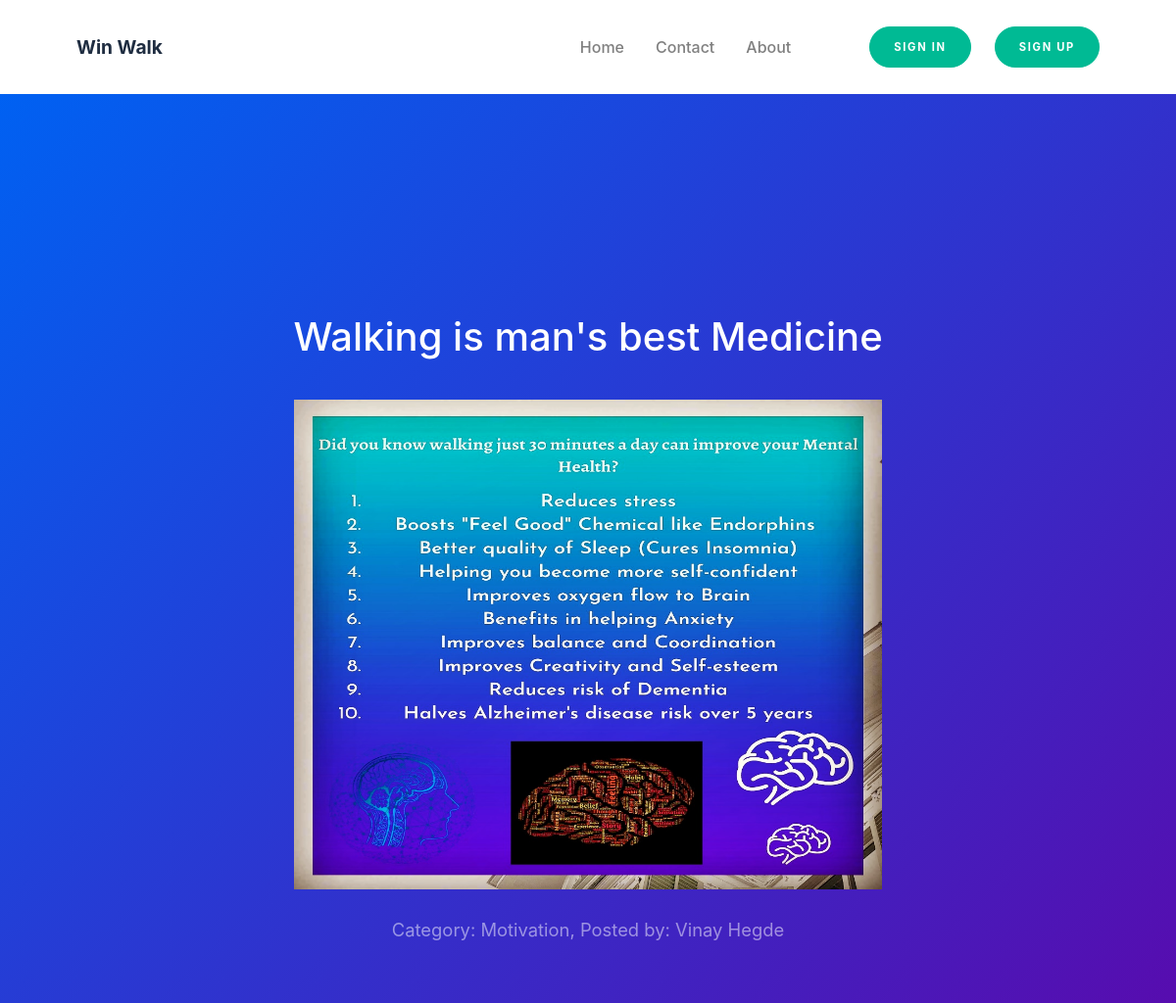
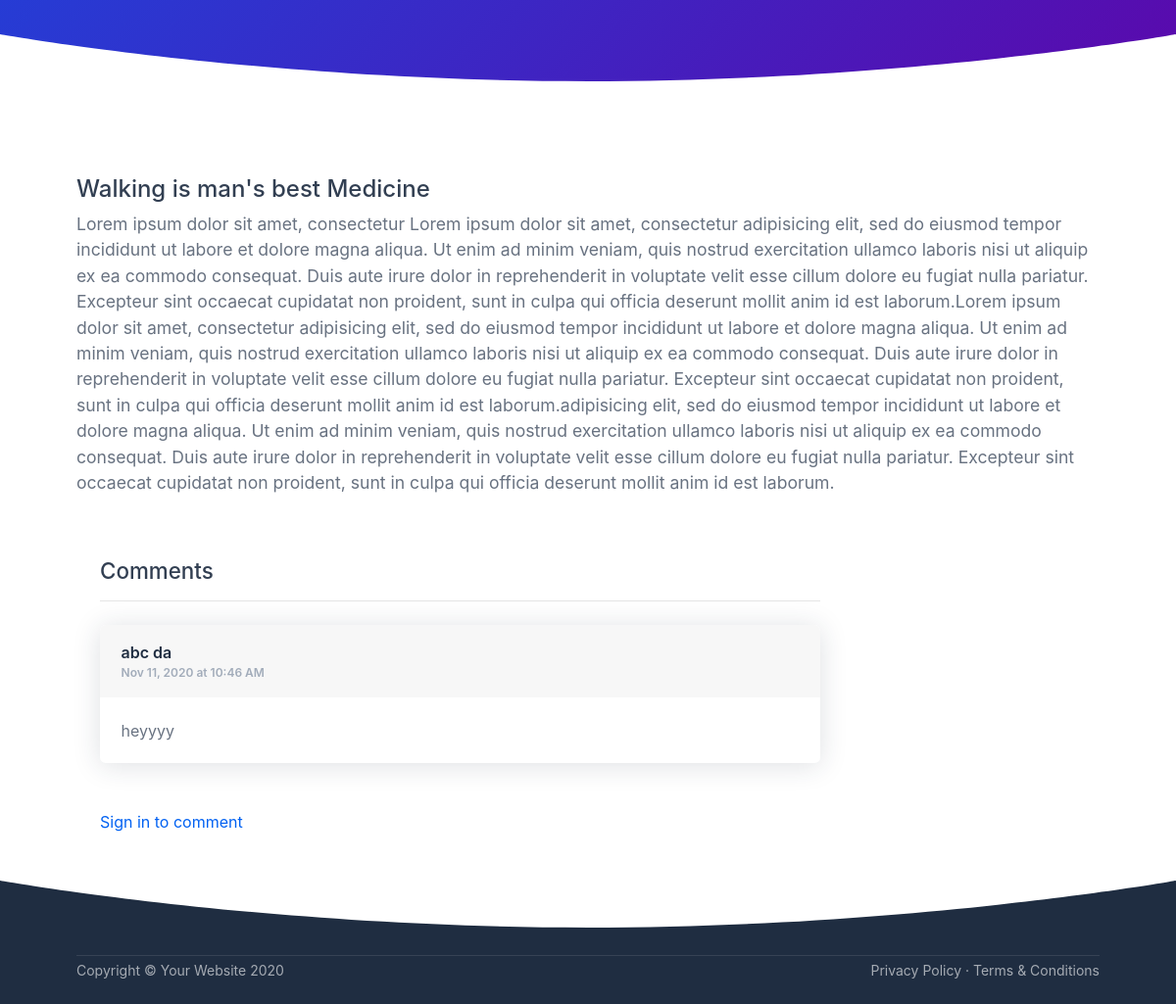
The page /single.php?post_id=2 on the database its author committed (2 pictures, top to bottom).
### tables this page shows
CREATE TABLE `posts` (
  `post_id` int(11) NOT NULL,
  `post_title` varchar(255) NOT NULL,
  `post_detail` text NOT NULL,
  `post_category_id` int(11) NOT NULL,
  `post_image` text NOT NULL,
  `post_date` varchar(255) NOT NULL,
  `post_status` varchar(255) NOT NULL DEFAULT 'Published',
  `post_author` varchar(255) NOT NULL,
  `post_views` int(11) NOT NULL DEFAULT 0,
  `post_comment_count` int(11) NOT NULL DEFAULT 0,
  `post_text` text NOT NULL
);

CREATE TABLE `categories` (
  `category_id` int(11) NOT NULL,
  `category_name` varchar(255) NOT NULL,
  `category_total_posts` int(11) NOT NULL,
  `total_post_views` int(11) NOT NULL,
  `category_status` varchar(11) NOT NULL DEFAULT 'Published',
  `created_on` varchar(255) NOT NULL,
  `created_by` varchar(255) NOT NULL
);

CREATE TABLE `comments` (
  `comment_id` int(11) NOT NULL,
  `comment_post_id` int(11) NOT NULL,
  `comment_detail` text NOT NULL,
  `comment_user_id` int(11) NOT NULL,
  `comment_user_name` varchar(255) NOT NULL,
  `comment_date` varchar(255) NOT NULL,
  `comment_status` varchar(255) NOT NULL DEFAULT 'Unapproved',
  `comment_state` int(11) NOT NULL DEFAULT 0
);

### single.php (the view, shortened to what this page needs)
<?php require_once("./includes/header.php"); ?>
        <div id="layoutDefault">
            <div id="layoutDefault_content">
                <main>
                    <nav class="navbar navbar-marketing navbar-expand-lg bg-white navbar-light">
                        <div class="container">
                            <a class="navbar-brand text-dark" href="index.php">Win Walk</a>
                            <div class="collapse navbar-collapse" id="navbarSupportedContent">
                                <ul class="navbar-nav ml-auto mr-lg-5">
                                    <li class="nav-item">
                                        <a class="nav-link" href="index.php">Home </a>
                                    </li>
                                    <li class="nav-item dropdown no-caret">
                                        <a class="nav-link" href="contact.php">Contact</a>
                                    </li>
                                    <li class="nav-item dropdown no-caret">
                                        <a class="nav-link" href="about.php">About</a>
                                    </li>
                                </ul>
                                <?php
                                    require_once("./includes/registration.php");
                                ?>
                            </div>
                        </div>
                    </nav>
                    <?php
                        if(isset($_GET['post_id'])) {
                            $post_id = $_GET['post_id'];
                            $sql = "SELECT * FROM posts WHERE post_id = :id";
                            $stmt = $pdo->prepare($sql);
                            $stmt->execute([
                                ':id' => $post_id
                            ]);
                            $post = $stmt->fetch(PDO::FETCH_ASSOC);
                            $post_title = $post['post_title'];
                            $post_image = $post['post_image'];
                            $post_category_id = $post['post_category_id'];
                            $sql = "SELECT * FROM categories WHERE category_id = :id";
                            $stmt = $pdo->prepare($sql);
                            $stmt->execute([
                                ':id' => $post_category_id
                            ]);
                            $category = $stmt->fetch(PDO::FETCH_ASSOC);
                            $post_category = $category['category_name'];
                            $post_detail = $post['post_detail'];
                            $post_author = $post['post_author'];
                        } else {
                            header("Location: index.php");
                        }
                    ?>
                    <header class="page-header page-header-dark bg-gradient-primary-to-secondary">
                        <div class="page-header-content pt-10">
                            <div class="container text-center">
                                <div class="row justify-content-center">
                                    <div class="col-lg-8">
                                        <h1 class="page-header-title mb-3"><?php echo $post_title; ?></h1><br>
                                          <img src="./img/<?php echo $post_image;?>" width="600" height="500">
                                        <p class="page-header-text"> <br>
                                            Category: <?php echo $post_category; ?>,
                                            Posted by: <?php echo $post_author; ?>
                                        </p>
                                    </div>
                                </div>
                            </div>
                        </div>
                        <div class="svg-border-rounded text-white">
                            <svg xmlns="http://www.w3.org/2000/svg" viewBox="0 0 144.54 17.34" preserveAspectRatio="none" fill="currentColor"><path d="M144.54,17.34H0V0H144.54ZM0,0S32.36,17.34,72.27,17.34,144.54,0,144.54,0" /></svg>
                        </div>
                    </header>
                    <section class="bg-white py-10">
                        <div class="container">
                            <div>
                                <h1><?php echo $post_title; ?></h1>
                                <p class="lead">
                                    <?php echo $post_detail; ?>
                                </p>
                            </div>
                            <div class="pt-5 col-lg-8 col-xl-9">
                                <div class="d-flex align-items-center justify-content-between flex-column flex-md-row">
                                    <h2 class="mb-0">Comments</h2>
                                </div>
                                <hr class="mb-4" />
                                <?php
                                    $sql = "SELECT * FROM comments WHERE comment_post_id = :id";
                                    $stmt = $pdo->prepare($sql);
                                    $stmt->execute([
                                        ':id' => $_GET['post_id']
                                    ]);
                                    $count = $stmt->rowCount();
                                    if($count == 0) {
                                        echo "No comments";
                                    } else {
                                        $sql1 = "SELECT * FROM comments WHERE comment_post_id = :id";
                                        $stmt1 = $pdo->prepare($sql1);
                                        $stmt1->execute([
                                            ':id' => $_GET['post_id']
                                        ]);
                                        while($comments = $stmt1->fetch(PDO::FETCH_ASSOC)) {
                                            $user_name = $comments['comment_user_name'];
                                            $com_date = $comments['comment_date'];
                                            $com_detail = $comments['comment_detail'];
                                            $com_status = $comments['comment_status'];
                                            $com_user_id = $comments['comment_user_id'];
                                            if(isset($_SESSION['user_id'])) {
                                                $signed_in_user_id = $_SESSION['user_id'];
                                            } else if(isset($_COOKIE['_uid_'])) {
                                                $signed_in_user_id = base64_decode($_COOKIE['_uid_']);
                                            } else  {
                                                $signed_in_user_id = -1;
                                            }
                                            if($com_status == 'unapproved' && $com_user_id == $signed_in_user_id) { ?>
                                                <div class="card mb-5">
                                                    <div class="card-header d-flex justify-content-between">
                                                        <div class="mr-2 text-dark">
                                                            <?php echo $user_name; ?>
                                                            <div class="text-xs text-muted"><?php echo $com_date; ?></div>
                                                        </div>
                                                        <div class="h5"><span class="badge badge-warning-soft text-warning font-weight-normal">Awaiting Response</span></div>
                                                    </div>
                                                    <div class="card-body">
                                                        <?php echo $com_detail; ?>
                                                    </div>
                                                </div>
                                           <?php } else if($com_status == 'approved') { ?>
                                                <div class="card mb-5">
                                                    <div class="card-header d-flex justify-content-between">
                                                        <div class="mr-2 text-dark">
                                                            <?php echo $user_name; ?>
                                                            <div class="text-xs text-muted"><?php echo $com_date; ?></div>
                                                        </div>
                                                    </div>
                                                    <div class="card-body">
                                                        <?php echo $com_detail; ?>
                                                    </div>
                                                </div>
                                            <?php }
                                            ?>
                                        <?php }
                                    }
                                ?>
                                <?php
                                    if(isset($_COOKIE['_uid_']) || isset($_COOKIE['_uiid_']) || isset($_SESSION['login'])) { ?>
                                        <div class="card">
                                            <div class="card-header">Add Comment</div>
                                            <div class="card-body">
                                                <?php
                                                    if(isset($_POST['submit'])) {
                                                        $comments = trim($_POST['comments']);
                                                        $sql = "INSERT INTO comments (comment_post_id, comment_detail, comment_user_id, comment_user_name, comment_date, comment_status) VALUES (:post_id, :com_detail, :user_id, :user_name, :com_date, :com_status)";
                                                        $stmt = $pdo->prepare($sql);
                                                        if(isset($_SESSION['user_id'])) {
                                                            $signed_in_user_id = $_SESSION['user_id'];
                                                        } else if(isset($_COOKIE['_uid_'])) {
                                                            $signed_in_user_id = base64_decode($_COOKIE['_uid_']);
                                                        } else  {
                                                            $signed_in_user_id = -1;
                                                        }
                                                        $sql2 = "SELECT * FROM users WHERE user_id = :id";
                                                        $stmt2 = $pdo->prepare($sql2);
                                                        $stmt2->execute([
                                                            ':id' => $signed_in_user_id
                                                        ]);
                                                        $result = $stmt2->fetch(PDO::FETCH_ASSOC);
                                                        $user_name = $result['user_name'];
                                                        $stmt->execute([
                                                            ':post_id' => $_GET['post_id'],
                                                            ':com_detail' => $comments,
                                                            ':user_id' => $signed_in_user_id,
                                                            ':user_name' => $user_name,
                                                            ':com_date' => date("M n, Y") . ' at ' . date("h:i A"),
                                                            ':com_status' => 'unapproved'
                                                        ]);
                                                        header("Location: single.php?post_id={$_GET['post_id']}");
                                                    }
                                                ?>
                                                <form action="single.php?post_id=<?php echo $_GET['post_id']; ?>" method="POST">
                                                    <textarea name="comments" placeholder="Type here..." class="form-control mb-2" rows="4"></textarea>
                                                    <button type="submit" name="submit" class="btn btn-primary btn-sm mr-2">Post Comment</button>
                                                </form>
                                            </div>
                                        </div>
                                   <?php } else {
                                        echo "<a href='./backend/signin.php'>Sign in to comment</a>";
                                   }
                                ?>
                            </div>
                        </div>
                        <div class="svg-border-rounded text-dark">
                            <svg xmlns="http://www.w3.org/2000/svg" viewBox="0 0 144.54 17.34" preserveAspectRatio="none" fill="currentColor"><path d="M144.54,17.34H0V0H144.54ZM0,0S32.36,17.34,72.27,17.34,144.54,0,144.54,0" /></svg>
                        </div>
                    </section>
                </main>
            </div>
            <div id="layoutDefault_footer">
                <footer class="footer pt-4 pb-4 mt-auto bg-dark footer-dark">
                    <div class="container">
                        <hr class="my-1" />
                        <div class="row align-items-center">
                            <div class="col-md-6 small">Copyright &#xA9; Your Website 2020</div>
                            <div class="col-md-6 text-md-right small">
                                <a href="privacy-policy.php">Privacy Policy</a>
                                &#xB7;
                                <a href="terms-conditions.php">Terms &amp; Conditions</a>
                            </div>
                        </div>
                    </div>
                </footer>
            </div>
<?php require_once("./includes/footer.php"); ?>

### rows shown on the page
posts: post_title "Walking is man's best Medicine", post_image (picture), post_author "Vinay Hegde", post_detail "Lorem ipsum dolor sit amet, consectetur Lorem ipsum dolor sit amet, consectetur adipisicing elit, sed do eiusmod tempor incididunt ut labore et dolore magna aliqua. Ut enim ad minim veniam, quis nostrud exercitation ullamco laboris nisi ut aliquip ex ea commodo consequat. Duis aute irure dolor in reprehenderit in voluptate velit esse cillum dolore eu fugiat nulla pariatur. Excepteur sint occaecat cupidatat non proident, sunt in culpa qui officia deserunt mollit anim id est laborum.Lorem ipsum dolor sit amet, consectetur adipisicing elit, sed do eiusmod tempor incididunt ut labore et dolore magna aliqua. Ut enim ad minim veniam, quis nostrud exercitation ullamco laboris nisi ut aliquip ex ea…"
categories: category_name "Motivation"
comments: comment_user_name "abc da", comment_date "Nov 11, 2020 at 10:46 AM", comment_detail "heyyyy"
